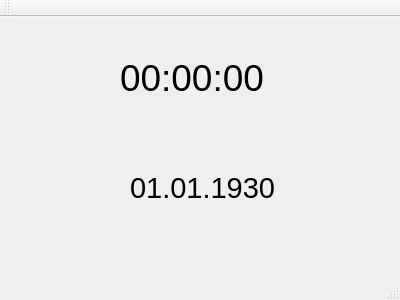
<?xml version="1.0" encoding="UTF-8"?>
<ui version="4.0">
 <class>MainWindow</class>
 <widget class="QMainWindow" name="MainWindow">
  <property name="geometry">
   <rect>
    <x>0</x>
    <y>0</y>
    <width>400</width>
    <height>300</height>
   </rect>
  </property>
  <property name="font">
   <font>
    <family>Arial</family>
   </font>
  </property>
  <property name="windowTitle">
   <string>MainWindow</string>
  </property>
  <widget class="QWidget" name="centralWidget">
   <widget class="QLabel" name="timeLabel">
    <property name="geometry">
     <rect>
      <x>120</x>
      <y>20</y>
      <width>161</width>
      <height>81</height>
     </rect>
    </property>
    <property name="font">
     <font>
      <family>Arial</family>
      <pointsize>28</pointsize>
     </font>
    </property>
    <property name="text">
     <string>00:00:00</string>
    </property>
   </widget>
   <widget class="QLabel" name="dateLabel">
    <property name="geometry">
     <rect>
      <x>130</x>
      <y>130</y>
      <width>161</width>
      <height>81</height>
     </rect>
    </property>
    <property name="font">
     <font>
      <pointsize>22</pointsize>
     </font>
    </property>
    <property name="text">
     <string>01.01.1930</string>
    </property>
   </widget>
  </widget>
  <widget class="QMenuBar" name="menuBar">
   <property name="geometry">
    <rect>
     <x>0</x>
     <y>0</y>
     <width>400</width>
     <height>21</height>
    </rect>
   </property>
  </widget>
  <widget class="QToolBar" name="mainToolBar">
   <attribute name="toolBarArea">
    <enum>TopToolBarArea</enum>
   </attribute>
   <attribute name="toolBarBreak">
    <bool>false</bool>
   </attribute>
  </widget>
  <widget class="QStatusBar" name="statusBar"/>
 </widget>
 <layoutdefault spacing="6" margin="11"/>
 <resources/>
 <connections/>
</ui>
